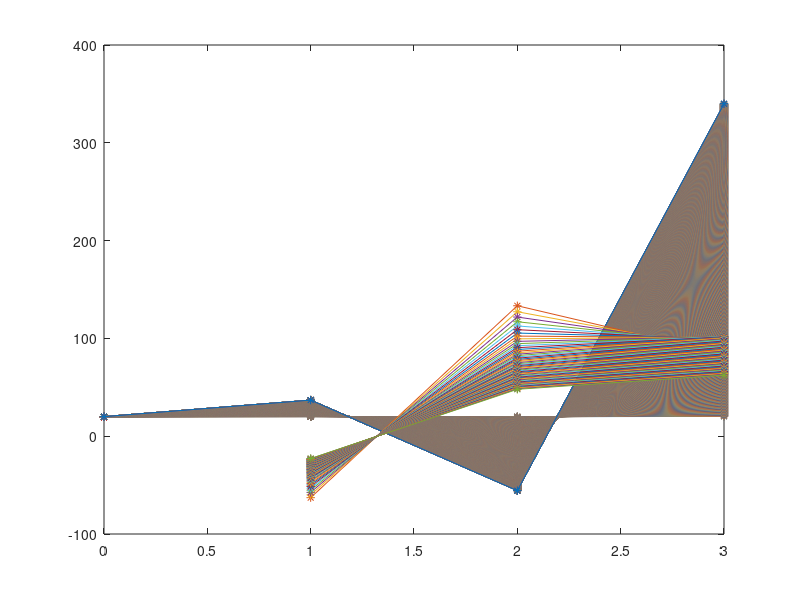
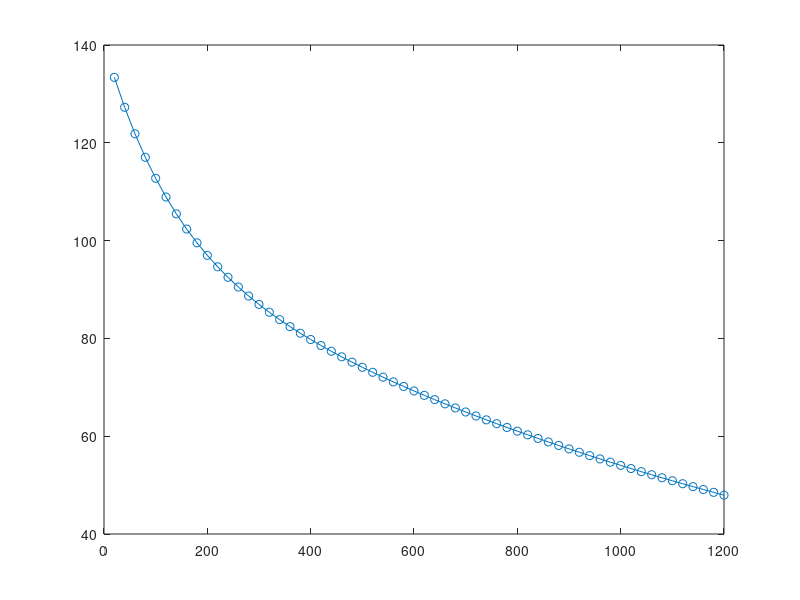

Source code (MATLAB) for these figures, in order:
%% Problem 1 (done)

clear
clc
format shortg

%constants list
k = 400;                     %w/m*c_
t_plate = 90;                %celcius

h = 10;                      %w/m^2*c 
t_air = 20;                  %celcius

l = 0.06;                   %6cm in meters
element_length = l/3;
dia_fin = 0.002;            %0.2cm in meters
area = pi*dia_fin^2/4;
perimeter = pi * dia_fin;

%fea setup
elements = 3;
nodes = elements + 1;
k_matrix = zeros(nodes,nodes);
heat_matrix = zeros(nodes,1);

%2d conduction convection
c1 = (k * area)/element_length; %1d conduction coefficient
c2 = (h*perimeter*element_length)/6; %element convenction coefficient
c3 = (h*t_air*perimeter*element_length)/2; %heat coefficient

cond_stiff = c1 *[1,-1; -1,1 ];
conv_stiff = c2 *[2,1; 1,2];
element_heat_matrix = c3 *[1;1];

%create element relations
for n = 1:elements
        elations (n, 1) = n;
        elations (n, 2) = n+1;
end

%global matrix creation
for element_counter = 1:elements
    n1 = elations(element_counter,1);
    n2 = elations(element_counter,2);
    k_local = cond_stiff + conv_stiff;
    
    k_matrix(n1,n1) = k_matrix(n1,n1) + k_local(1,1);
    k_matrix(n1,n2) = k_matrix(n1,n2) + k_local(1,2);
    k_matrix(n2,n1) = k_matrix(n2,n1) + k_local(2,1);
    k_matrix(n2,n2) = k_matrix(n2,n2) + k_local(2,2);
    
    heat_matrix (n1,1) = heat_matrix(n1,1) + element_heat_matrix(1,1);
    heat_matrix (n2,1) = heat_matrix(n2,1) + element_heat_matrix(2,1);
end

%apply bc's and solve for remaining temps
k_mod = k_matrix;

%constant temp boundary condition at node 1
k_mod(1,:)=0;
k_mod(1,1)= 1;
heat_matrix(1,1) = t_plate;

%end open to convection boundary condition

free_end = nodes; %free end is last node hence this variable
k_mod(free_end,free_end) = k_mod(free_end,free_end) + h*area;
heat_matrix(free_end,1) = heat_matrix(free_end,1) + (h*area*t_air);

%find steady state nodal temps

nodal_temp = k_mod\heat_matrix;

%plot temp along the fin
x = linspace(0,l,nodes);
plot(x,nodal_temp)
%% Problem 2 (done)

clear
clc
format shortg

%constants
k = 60;         %w/m*c_
t_wall = 200;    %celcius

h = 15;          %w/m^2*c
t_air = 25;      %celcius

l_total = 0.2 + 0.3;
l_ins = 0.2;
l_ele = 0.3/2;
dia_fin = 0.025;
area = pi*dia_fin^2/4;
perimeter = pi * dia_fin;

%fea setup
elements = 3;
nodes = elements + 1;
k_matrix = zeros(nodes,nodes);
heat_matrix = zeros(nodes,1);

%create element relations
for n = 1:elements
        elations (n, 1) = n;
        elations (n, 2) = n+1;
end

for element_counter = 1:elements
    n1 = elations(element_counter,1);
    n2 = elations(element_counter,2);
    if element_counter == 1
        c1 = (k * area)/l_ins; %1d conduction coefficient
        cond_stiff = c1 *[1,-1; -1,1 ];
        k_local = cond_stiff;
        
        k_matrix(n1,n1) = k_matrix(n1,n1) + k_local(1,1);
        k_matrix(n1,n2) = k_matrix(n1,n2) + k_local(1,2);
        k_matrix(n2,n1) = k_matrix(n2,n1) + k_local(2,1);
        k_matrix(n2,n2) = k_matrix(n2,n2) + k_local(2,2);
    elseif element_counter >1
        c1 = (k * area)/l_ele; %1d conduction coefficient
        c2 = (h*perimeter*l_ele)/6; %element convenction coefficient
        c3 = (h*t_air*perimeter*l_ele)/2; %heat coefficient
        
        cond_stiff = c1 *[1,-1; -1,1 ];
        conv_stiff = c2 *[2,1; 1,2];
        element_heat_matrix = c3 *[1;1];

        k_local = cond_stiff + conv_stiff;
        
        k_matrix(n1,n1) = k_matrix(n1,n1) + k_local(1,1);
        k_matrix(n1,n2) = k_matrix(n1,n2) + k_local(1,2);
        k_matrix(n2,n1) = k_matrix(n2,n1) + k_local(2,1);
        k_matrix(n2,n2) = k_matrix(n2,n2) + k_local(2,2);
        
        heat_matrix (n1,1) = heat_matrix(n1,1) + element_heat_matrix(1,1);
        heat_matrix (n2,1) = heat_matrix(n2,1) + element_heat_matrix(2,1);
    end
end

%apply bc's and solve for remaining temps
k_mod = k_matrix;

%fixed temp at node 1
k_mod(1,:)=0;
k_mod(1,1)= 1;
heat_matrix(1,1) = t_wall;
%insulated at node 2 and node 4
heat_matrix(2,1) = 0;
heat_matrix(4,1) = 0;

%plot temp along the fin
nodal_temp = k_mod\heat_matrix;
x = [0, 0.2, 0.35, 0.5];

plot(x,nodal_temp)
%% Problem 3

clear
clc
format shortg

k = 43;
t_wall = 20;

h = 250;         %w/m^2*c
t_air = 1000;    %celcius

l = 3;
l_ele = l/3;
dia = 0.03; %3cm in meters
area = pi*dia^2/4;
perimeter = pi * dia;


%fea setup
elements = 3;
nodes = elements + 1;
k_matrix = zeros(nodes,nodes);
heat_matrix = zeros(nodes,1);
x = linspace(0,3,nodes);

%create element relations
for n = 1:elements
        elations (n, 1) = n;
        elations (n, 2) = n+1;
end

for element_counter = 1:elements
    n1 = elations(element_counter,1);
    n2 = elations(element_counter,2);
    
    c1 = (k * area)/l_ele; %1d conduction coefficient
    cond_stiff = c1 *[1,-1; -1,1 ];
    k_local = cond_stiff;

    k_matrix(n1,n1) = k_matrix(n1,n1) + k_local(1,1);
    k_matrix(n1,n2) = k_matrix(n1,n2) + k_local(1,2);
    k_matrix(n2,n1) = k_matrix(n2,n1) + k_local(2,1);
    k_matrix(n2,n2) = k_matrix(n2,n2) + k_local(2,2);
end

%apply bc's and solve for remaining temps
k_mod = k_matrix;

%constant temp boundary condition at node 1
k_mod(1,:)= 0;
k_mod(1,1)= 1;
heat_matrix(1,1) = t_wall;

%end open to convection boundary condition

free_end = nodes; %free end is last node hence this variable
k_mod(nodes,nodes) = k_mod(nodes,nodes) + h*area;
heat_matrix(nodes,1) = heat_matrix(nodes,1) + (h*area*t_air);

%find steady state nodal temps
nodal_temp = k_mod\heat_matrix;

%transient parts

a = 1.17*10^-5; %alpha
rho_cp = k/a;

t_i = 20 * ones(nodes,1);
t_i_1 = t_i * 0;
b = 0.5; %beta
delta_t = 1; %minutes
t_max = 1800; %30 hours in minutes

t = 0;
counter = 1;
while t<t_max
    t = t + delta_t;
    heat_matrix_RHS = zeros(nodes,1);
    k_matrix = zeros(nodes,nodes);

    for element_counter = 1:elements
        n1 = elations(element_counter,1);
        n2 = elations(element_counter,2);
        
        c1 = (k * area)/l_ele; %1d conduction coefficient
        cond_stiff = c1 *[1,-1; -1,1 ];
        
        m = (rho_cp * area * l_ele)/6 * [2 1; 1 2]; 
        k_local = (1/delta_t) * m + ((b) * cond_stiff);
        T_i_local = [t_i(n1);t_i(n2)];
        QQ = (1/delta_t*m - ((1-b)*(cond_stiff)))*T_i_local;

        k_matrix(n1,n1) = k_matrix(n1,n1) + k_local(1,1);
        k_matrix(n1,n2) = k_matrix(n1,n2) + k_local(1,2);
        k_matrix(n2,n1) = k_matrix(n2,n1) + k_local(2,1);
        k_matrix(n2,n2) = k_matrix(n2,n2) + k_local(2,2);
        
        heat_matrix_RHS(n1,1) = heat_matrix_RHS(n1,1) + QQ(1,1);
        heat_matrix_RHS(n2,1) = heat_matrix_RHS(n2,1) + QQ(2,1);


    end
    
    %apply boundary conditions
	k_mod = k_matrix;

    %constant temp boundary condition at node 1
    k_mod(1,:)= 0;
    k_mod(1,1)= 1;
    heat_matrix_RHS(1,1) = 20; %fixed temp

    %end open to convection boundary condition
    free_end = nodes; %free end is last node hence this variable
    
    k_mod(free_end,free_end) = k_mod(free_end,free_end) + h*area;
    heat_matrix_RHS(free_end,1) = heat_matrix_RHS(free_end,1) + (h*area*t_air);
    
    t_i_1 = k_mod\heat_matrix_RHS;

    plot(x,t_i_1,'*-');
    hold on
    t_i = t_i_1;
    Time_plot(counter)=t;
    Tem_plot(counter) = t_i(nodes-1);
    counter= counter+1;
end

%figure 
%plot(Time_plot,Tem_plot,'o-')
%% Problem 4

clear
clc
format shortg

k = 425;
h = 200;         %w/m^2*c
t_air = 25;    %celcius

l = 1;
l_ele = l/2;

%assuming a linear distribution, node 2 has an area of 0.2
%we take averages of the 2 values to obtain appropriate element areas
area(1,1) = (0.1 + 0.2) /2;
area(2,1) = (0.3 + 0.2) /2;

%fea setup
elements = 2;
nodes = elements + 1;
k_matrix = zeros(nodes,nodes);
heat_matrix = zeros(nodes,1);
x = linspace(0,3,nodes);

%create element relations
for n = 1:elements
        elations (n, 1) = n;
        elations (n, 2) = n+1;
end

for element_counter = 1:elements
    n1 = elations(element_counter,1);
    n2 = elations(element_counter,2);
    
    c1 = (k * area(element_counter,1))/l_ele; %1d conduction coefficient
    cond_stiff = c1 *[1,-1; -1,1 ];
    k_local = cond_stiff;

    k_matrix(n1,n1) = k_matrix(n1,n1) + k_local(1,1);
    k_matrix(n1,n2) = k_matrix(n1,n2) + k_local(1,2);
    k_matrix(n2,n1) = k_matrix(n2,n1) + k_local(2,1);
    k_matrix(n2,n2) = k_matrix(n2,n2) + k_local(2,2);
end

%apply bc's and solve for remaining temps
k_mod = k_matrix;

%constant heat boundary condition at node 1
heat_matrix(1,1) = 1000;

%end open to convection boundary condition

free_end = nodes; %free end is last node hence this variable
k_mod(free_end,free_end) = k_mod(free_end,free_end) + h*area(2,1);
heat_matrix(free_end,1) = heat_matrix(free_end,1) + (h*area(2,1)*t_air);

%find steady state nodal temps
nodal_temp = k_mod\heat_matrix;



%transient parts
t_i = 100 * ones(nodes,1);
t_i_1 = t_i * 0;
density = 10000;
specific_heat = 240;
b = 0.5; %beta
delta_t = 20; %seconds
t_max = 1200; %20 minutes in seconds

t = 0;
counter = 1;
while t<t_max
    t = t+delta_t;
    heat_matrix_RHS = zeros(nodes,1);
    k_matrix = zeros(nodes,nodes);

    for element_counter = 1:elements
        n1 = elations(element_counter,1);
        n2 = elations(element_counter,2);
        
        c1 = (k * area(element_counter,1))/l_ele; %1d conduction coefficient
        cond_stiff = c1 *[1,-1; -1,1 ];
        %consistent_capacitance_matrix
        m = (density * specific_heat * area(element_counter,1) * l_ele)/6 * [2 1; 1 2]; 
        k_local = (1/delta_t) * m + (b * cond_stiff);
        T_i_local = [t_i(n1);t_i(n2)];
        QQ = (1/delta_t*m- (1-b)*(cond_stiff))*T_i_local;

        k_matrix(n1,n1) = k_matrix(n1,n1) + k_local(1,1);
        k_matrix(n1,n2) = k_matrix(n1,n2) + k_local(1,2);
        k_matrix(n2,n1) = k_matrix(n2,n1) + k_local(2,1);
        k_matrix(n2,n2) = k_matrix(n2,n2) + k_local(2,2);
        
        heat_matrix_RHS(n1,1) = heat_matrix_RHS(n1,1) + QQ(1,1);
        heat_matrix_RHS(n2,1) = heat_matrix_RHS(n2,1) + QQ(2,1);


    end
    
    %apply boundary conditions
	k_mod = k_matrix;

    %constant heat boundary condition at node 1
    heat_matrix_RHS(1,1) = -1000;
    %insulated at node 2
    
    %end open to convection boundary condition
    free_end = nodes; %free end is last node hence this variable
    
    k_mod(free_end,free_end) = k_mod(free_end,free_end) + h*area(2,1);
    heat_matrix_RHS(free_end,1) = heat_matrix_RHS(free_end,1) + (h*area(2,1)*t_air);
    
    t_i_1 = k_mod\heat_matrix_RHS;

    plot(t_i_1,'*-');
    hold on
    t_i = t_i_1;
    Time_plot(counter)=t;
    Tem_plot(counter) = t_i(nodes-1);
    counter= counter+1;
end

figure 
plot(Time_plot,Tem_plot,'o-')